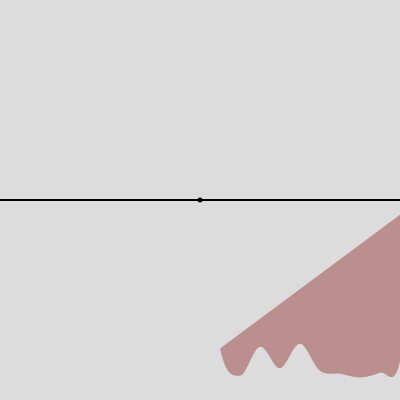
Frame 1 (no input)
Frame 60 (no input): identical to frame 1, image omitted
Frame 120 (the mouse pressed at the canvas centre since frame 60): identical to frame 1, image omitted

The p5.js sketch that drew this single still picture (run headless with seeded random() and noise() and a simulated clock; from frame 60 on, the mouse is pressed at the canvas centre):

// p5.js sketch
// ── sketch.js
var rock;
function setup() {
    createCanvas(400, 400);
    rock = new Rock(width / 2, height / 2, 200);
}

function draw() {
    background(220);
    rock.draw();
}

// ── Rock.js
var p;
class Rock {
    constructor(x, y, size) {
        this.x = x;
        this.y = y;
        this.size = size;
        this.n = size / 20;
        this.pX = x;
        this.spacing = size / this.n;

        this.points = [];

        p = createVector(this.x - 5 * this.spacing, this.y + 5 * this.spacing);
        this.points.push(p);
        p = createVector(this.x, this.y);
        this.points.push(p);
        for (var i = 1; i < this.n + 1; i++) {
            p = createVector(this.pX + this.spacing, random(0.2, 1));
            p.mult(1, -size / 3);
            p.add(0, height);
            this.points.push(p);
            this.pX += this.spacing;
        }
        p = createVector(this.pX + this.spacing, this.y);
        this.points.push(p);
        p = createVector(this.pX + 5 * this.spacing, this.y + 5 * this.spacing);
        this.points.push(p);



    }

    draw() {
        fill(188, 143, 143);

        stroke(0);
        strokeWeight(2);
        line(0, this.y, width, this.y);
        strokeWeight(5);
        point(this.x, this.y);
        noStroke();
        beginShape();
        for (var i = 1; i < this.points.length; i++) {
            curveVertex(this.points[i].x, this.points[i].y);
        }
        endShape();
    }   
}
